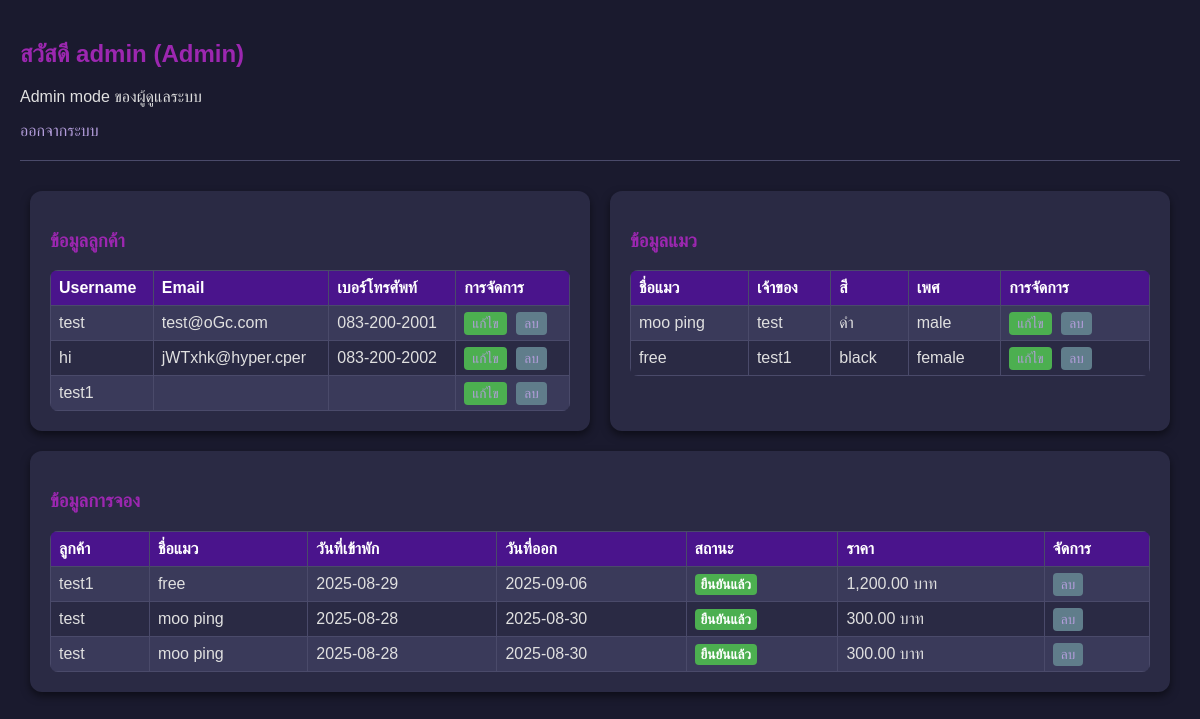
Screenshot of /admin_dashboard.php (signed in) with the database file from the repository.
### tables this page shows
CREATE TABLE `users` (
  `id` int(11) NOT NULL,
  `username` varchar(50) NOT NULL,
  `password` varchar(255) NOT NULL,
  `role` enum('user','admin') DEFAULT 'user',
  `phone` varchar(20) DEFAULT NULL,
  `email` varchar(100) DEFAULT NULL,
  `address` text DEFAULT NULL
);

CREATE TABLE `cats` (
  `id` int(11) NOT NULL,
  `user_id` int(11) NOT NULL,
  `name` varchar(100) NOT NULL,
  `color` varchar(50) DEFAULT NULL,
  `age` int(11) DEFAULT NULL,
  `gender` enum('male','female') NOT NULL
);

CREATE TABLE `reservations` (
  `id` int(11) NOT NULL,
  `customer_id` int(11) NOT NULL,
  `cat_id` int(11) NOT NULL,
  `date_from` date NOT NULL,
  `date_to` date NOT NULL,
  `room_type` varchar(255) NOT NULL,
  `paid` tinyint(1) NOT NULL DEFAULT 0,
  `total_cost` decimal(10,2) NOT NULL DEFAULT 0.00,
  `status` enum('pending','confirmed','cancelled') NOT NULL DEFAULT 'pending'
);

### admin_dashboard.php (the view, shortened to what this page needs)
<?php
$servername = "localhost";
$username = "root";
$password = "";
$dbname = "cathotel_db";
$conn = new mysqli($servername, $username, $password, $dbname);
function getCustomers($conn) {
    $sql = "SELECT * FROM users WHERE role='user'";
    $res = $conn->query($sql);
    return $res->fetch_all(MYSQLI_ASSOC);
}
function getCats($conn) {
    $sql = "SELECT c.id, c.name, c.color, c.age, c.gender, u.username as owner_name
            FROM cats c JOIN users u ON c.user_id = u.id";
    $res = $conn->query($sql);
    return $res->fetch_all(MYSQLI_ASSOC);
}
function getReservations($conn) {
    $sql = "SELECT r.id, u.username as customer_name, c.name as cat_name, r.date_from, r.date_to, r.room_type, r.paid, r.total_cost, r.status
            FROM reservations r
            JOIN users u ON r.customer_id = u.id
            JOIN cats c ON r.cat_id = c.id
            ORDER BY r.date_from DESC";
    $res = $conn->query($sql);
    return $res->fetch_all(MYSQLI_ASSOC);
}
$customers = getCustomers($conn);
$cats = getCats($conn);
$reservations = getReservations($conn);
?>
<!DOCTYPE html>
<html lang="th">
<head>
</head>
<body>
<h2>สวัสดี <?php echo $_SESSION['username']; ?> (Admin)</h2>
<p>Admin mode ของผู้ดูแลระบบ</p>
<a href="logout.php">ออกจากระบบ</a>
<hr>
<div class="dashboard-container">
    <div class="section">
        <h3>ข้อมูลลูกค้า</h3>
        <table>
            <thead>
                <tr>
                    <th>Username</th>
                    <th>Email</th>
                    <th>เบอร์โทรศัพท์</th>
                    <th>การจัดการ</th>
                </tr>
            </thead>
            <tbody>
                <?php if(!empty($customers)): foreach($customers as $c): ?>
                    <tr>
                        <td><?php echo htmlspecialchars($c['username']); ?></td>
                        <td><?php echo htmlspecialchars($c['email']); ?></td>
                        <td><?php echo htmlspecialchars($c['phone']); ?></td>
                        <td class="actions">
                            <a href="admin_gm/edit_customer.php?id=<?php echo $c['id']; ?>" class="approve">แก้ไข</a>
                            <a href="admin_gm/delete_customer.php?id=<?php echo $c['id']; ?>" class="delete" onclick="return confirm('คุณต้องการลบข้อมูลลูกค้ารายนี้หรือไม่?');">ลบ</a>
                        </td>
                    </tr>
                <?php endforeach; else: ?>
                    <tr><td colspan="4">ไม่มีข้อมูลลูกค้า</td></tr>
                <?php endif; ?>
            </tbody>
        </table>
    </div>
    <div class="section">
        <h3>ข้อมูลแมว</h3>
        <table>
            <thead>
                <tr>
                    <th>ชื่อแมว</th>
                    <th>เจ้าของ</th>
                    <th>สี</th>
                    <th>เพศ</th>
                    <th>การจัดการ</th>
                </tr>
            </thead>
            <tbody>
                <?php if(!empty($cats)): foreach($cats as $cat): ?>
                    <tr>
                        <td><?php echo htmlspecialchars($cat['name']); ?></td>
                        <td><?php echo htmlspecialchars($cat['owner_name']); ?></td>
                        <td><?php echo htmlspecialchars($cat['color']); ?></td>
                        <td><?php echo htmlspecialchars($cat['gender']); ?></td>
                        <td class="actions">
                            <a href="admin_gm/edit_cat.php?id=<?php echo $cat['id']; ?>" class="approve">แก้ไข</a>
                            <a href="admin_gm/delete_cat.php?id=<?php echo $cat['id']; ?>" class="delete" onclick="return confirm('คุณต้องการลบข้อมูลแมวตัวนี้หรือไม่?');">ลบ</a>
                        </td>
                    </tr>
                <?php endforeach; else: ?>
                    <tr><td colspan="5">ไม่มีข้อมูลแมว</td></tr>
                <?php endif; ?>
            </tbody>
        </table>
    </div>
    <div class="section">
        <h3>ข้อมูลการจอง</h3>
        <table>
            <thead>
                <tr>
                    <th>ลูกค้า</th>
                    <th>ชื่อแมว</th>
                    <th>วันที่เข้าพัก</th>
                    <th>วันที่ออก</th>
                    <th>สถานะ</th>
                    <th>ราคา</th>
                    <th>จัดการ</th>
                </tr>
            </thead>
            <tbody>
                <?php if(!empty($reservations)): foreach($reservations as $res): ?>
                    <tr>
                        <td><?php echo htmlspecialchars($res['customer_name']); ?></td>
                        <td><?php echo htmlspecialchars($res['cat_name']); ?></td>
                        <td><?php echo htmlspecialchars($res['date_from']); ?></td>
                        <td><?php echo htmlspecialchars($res['date_to']); ?></td>
                        <td>
                            <?php
                                $status = $res['status'] ?? 'pending';
                                echo "<span class='status-badge {$status}'>";
                                $labels = ['pending'=>'รอการยืนยัน','confirmed'=>'ยืนยันแล้ว','cancelled'=>'ถูกยกเลิก'];
                                echo $labels[$status] ?? 'ไม่ทราบ';
                                echo "</span>";
                            ?>
                        </td>
                        <td><?php echo number_format($res['total_cost'],2); ?> บาท</td>
                        <td class="actions">
                            <a href="delete_reservation.php?id=<?php echo $res['id']; ?>" class="delete" onclick="return confirm('คุณต้องการลบข้อมูลการจองนี้หรือไม่?');">ลบ</a>
                        </td>
                    </tr>
                <?php endforeach; else: ?>
                    <tr><td colspan="7">ไม่มีข้อมูลการจอง</td></tr>
                <?php endif; ?>
            </tbody>
        </table>
    </div>
</div>
</body>
</html>

### admin_dashboard.php (style rules this page uses)
body { font-family: Arial, sans-serif; margin: 0; padding: 20px; background-color: #1a1a2e; color: #e0e0e0; }
h2, h3 { color: #9c27b0; }
a { color: #b39ddb; text-decoration:none; }
hr { border:0; height:1px; background-color:#4a4a6a; margin:20px 0; }
.dashboard-container { display:flex; flex-wrap:wrap; justify-content:space-around; }
.section { background-color: #2a2a44; padding:20px; border-radius:12px; margin:10px; flex:1 1 30%; box-shadow: 0 4px 8px rgba(0,0,0,0.5); }
table { width:100%; border-collapse:collapse; margin-top:10px; border-radius:8px; overflow:hidden; }
th, td { border:1px solid #4a4a6a; padding:8px; text-align:left; }
th { background-color:#4a148c; color:white; font-weight:bold; }
td { background-color:#3a3a5a; }
tr:nth-child(even) td { background-color:#2a2a44; }
.actions a, .actions button { margin-right:5px; padding:4px 8px; border:none; border-radius:4px; font-size:0.85em; cursor:pointer; text-decoration:none; }
.approve { background-color:#4caf50; }
.delete { background-color:#607d8b; }
.status-badge { padding:3px 6px; border-radius:4px; color:white; font-size:0.85em; font-weight:bold; }
.confirmed { background-color:#4caf50; }

### rows the page displays
users: username "test", email "test@oGc.com", phone "083-200-2001"
users: username "hi", email "jWTxhk@hyper.cper", phone "083-200-2002"
users: username "test1"
cats: name "moo ping", user.username "test", color "ดำ", gender "male"
cats: name "free", user.username "test1", color "black", gender "female"
reservations: customer.username "test1", cat.name "free", date_from "2025-08-29", date_to "2025-09-06", status "ยืนยันแล้ว", total_cost "1,200.00"
reservations: customer.username "test", cat.name "moo ping", date_from "2025-08-28", date_to "2025-08-30", status "ยืนยันแล้ว", total_cost "300.00"
reservations: customer.username "test", cat.name "moo ping", date_from "2025-08-28", date_to "2025-08-30", status "ยืนยันแล้ว", total_cost "300.00"

### other values shown
$_SESSION['username'] "admin"
